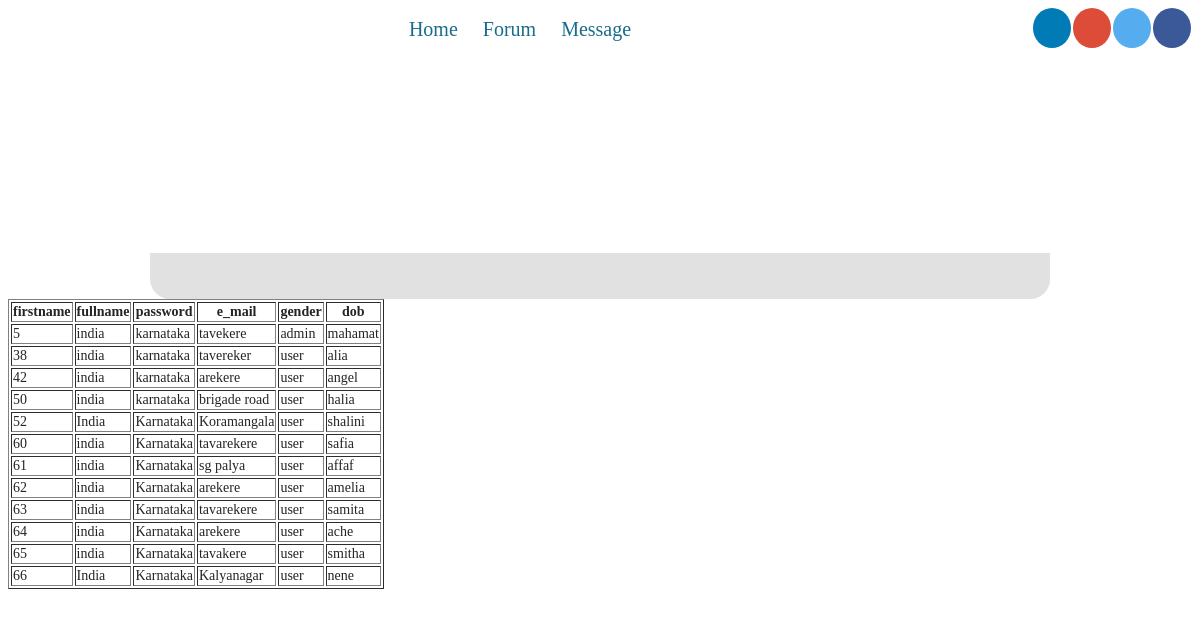
Screenshot of /finalforum/disply.php with the database file from the repository.
### tables this page shows
CREATE TABLE `user` (
  `user_id` int(11) NOT NULL,
  `country` varchar(50) NOT NULL,
  `state` varchar(50) NOT NULL,
  `address` varchar(500) NOT NULL,
  `user_type` varchar(50) NOT NULL,
  `username` varchar(50) DEFAULT NULL,
  `fullname` varchar(50) DEFAULT NULL,
  `password` varchar(50) DEFAULT NULL,
  `user_acc_active` tinyint(1) DEFAULT NULL,
  `dob` date NOT NULL,
  `e_mail` varchar(100) DEFAULT NULL,
  `gender` varchar(20) NOT NULL,
  `uimg` varchar(255) NOT NULL,
  `isuser` tinyint(1) NOT NULL
);

### finalforum/utility.php (called while the page is built, shortened)
<?php
	function ExecuteQuery ($SQL)
	{
		$rows = mysql_query ($SQL);
		return $rows;
	}
?>

### finalforum/disply.php (the view)
<?php require("header.php");?>
<?php
$result= ExecuteQuery("SELECT * FROM User");
echo "<table border='1'>";
echo "<strong><tr><th>firstname</th><th>fullname</th><th>password</th><th>e_mail</th><th>gender</th><th>dob</th></tr></strong>";
while($name_row=mysql_fetch_row($result))
{
	echo "<tr>";
	print("<td>{$name_row[0]}</td><td>{$name_row[1]}</td><td>{$name_row[2]}</td><td>{$name_row[3]}</td><td>{$name_row[4]}</td><td>{$name_row[5]}</td><br />");
	echo "</tr>";
}
?>
<?php require("footer.php");?>

### rows the page displays
user: user_id "5", country "india", state "karnataka", address "tavekere", user_type "admin", username "mahamat"
user: user_id "38", country "india", state "karnataka", address "tavereker", user_type "user", username "alia"
user: user_id "42", country "india", state "karnataka", address "arekere", user_type "user", username "angel"
user: user_id "50", country "india", state "karnataka", address "brigade road", user_type "user", username "halia"
user: user_id "52", country "India", state "Karnataka", address "Koramangala", user_type "user", username "shalini"
user: user_id "60", country "india", state "Karnataka", address "tavarekere", user_type "user", username "safia"
user: user_id "61", country "india", state "Karnataka", address "sg palya", user_type "user", username "affaf"
user: user_id "62", country "india", state "Karnataka", address "arekere", user_type "user", username "amelia"
user: user_id "63", country "india", state "Karnataka", address "tavarekere", user_type "user", username "samita"
user: user_id "64", country "india", state "Karnataka", address "arekere", user_type "user", username "ache"
user: user_id "65", country "india", state "Karnataka", address "tavakere", user_type "user", username "smitha"
user: user_id "66", country "India", state "Karnataka", address "Kalyanagar", user_type "user", username "nene"
